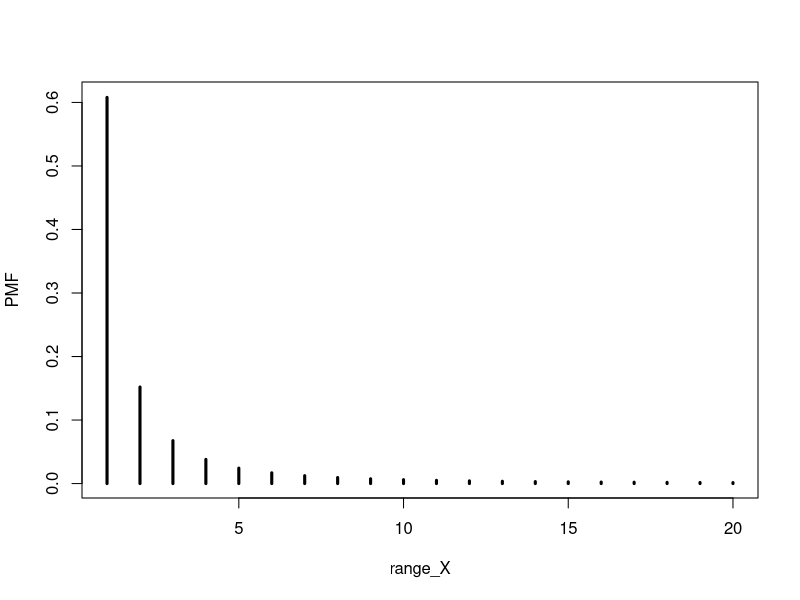
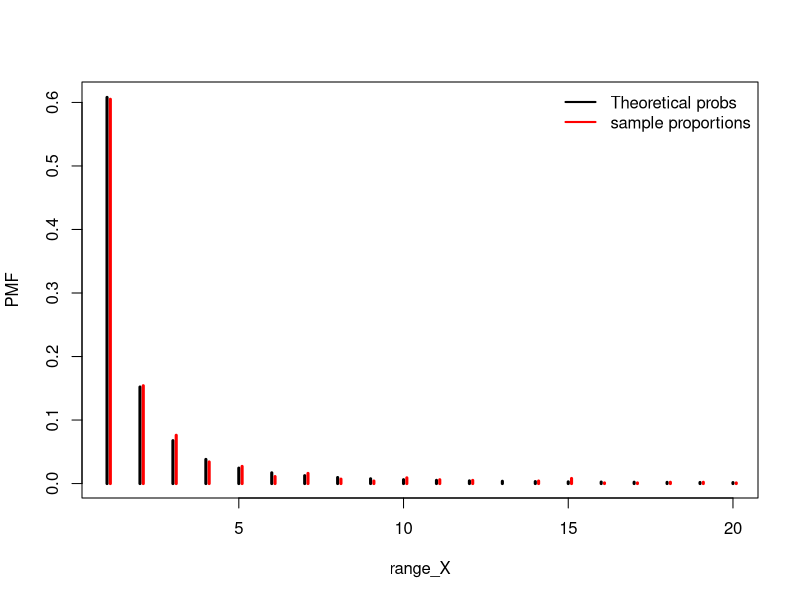
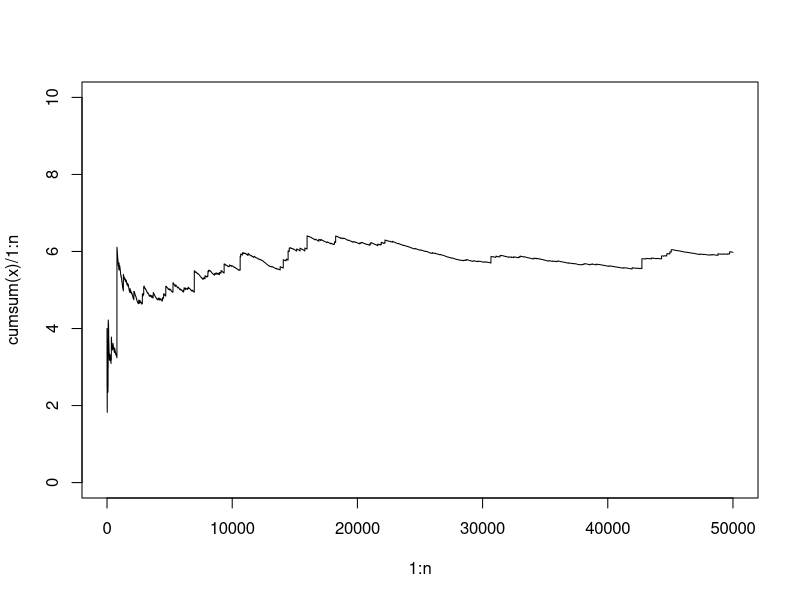

The R source for these figures, in order:
# ==============================================================================
# helper functions
# ==============================================================================

pmf_custom <- function(x) {6 / (pi^2 * x^2)}

r_custom <- function(n) {
  replicate(n, {
    u <- runif(1)
    
    x <- 1
    p <- pmf_custom(x)
    cdf <- p
    
    while (cdf < u) {
      x <- x + 1
      p <- pmf_custom(x)
      cdf <- cdf + p
    }
    
    x
  })
}

# ==============================================================================
# plot the pmf
# ==============================================================================

range_X <- 1:20
PMF <- 6 / (pi^2 * range_X^2)

plot(range_X, PMF, type = "h", lwd = 3)

# ==============================================================================
# simulate and compare to truth
# ==============================================================================

n <- 1000

x <- r_custom(n)

obs_X <- sort(unique(x))
props <- table(x) / n

plot(range_X, PMF, type = "h", lwd = 3)
points(obs_X + 0.1, props, type = "h", lwd = 3, col = "red")
legend("topright", legend = c("Theoretical probs", "sample proportions"), lwd = 2, col = c("black", "red"), bty = "n")
x
mean(x)

# ==============================================================================
# track the running average
# ==============================================================================

#set.seed(23456)

n <- 50000

x <- r_custom(n)

plot(1:n, cumsum(x) / 1:n, type = "l", ylim = c(0, 10))
